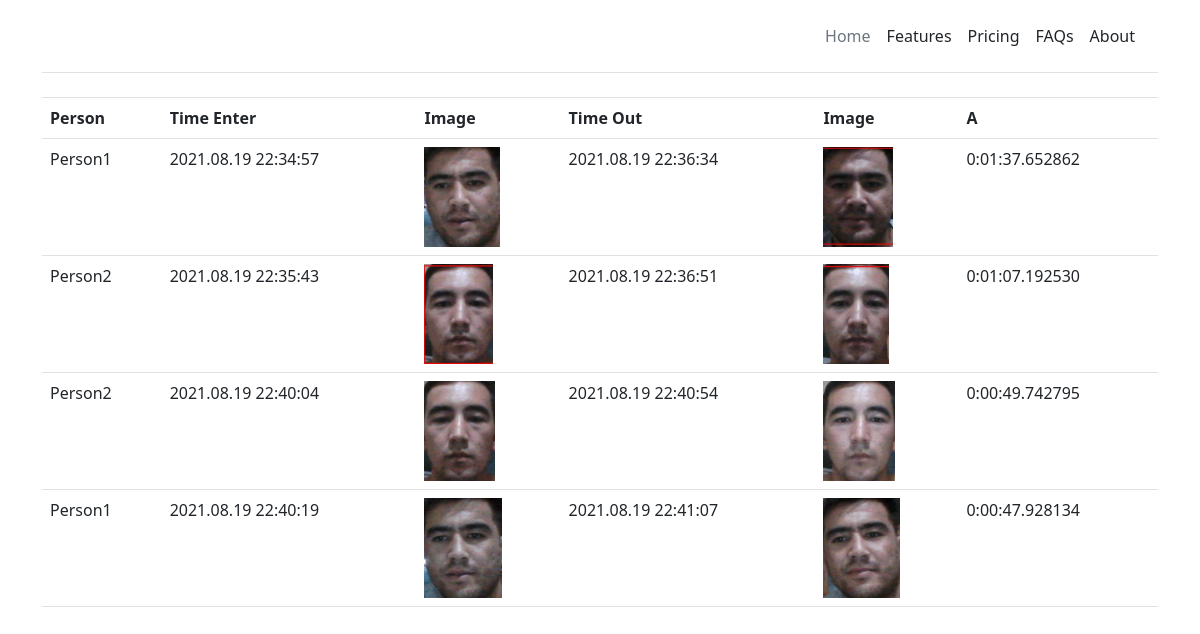
Before: / with the older database file.
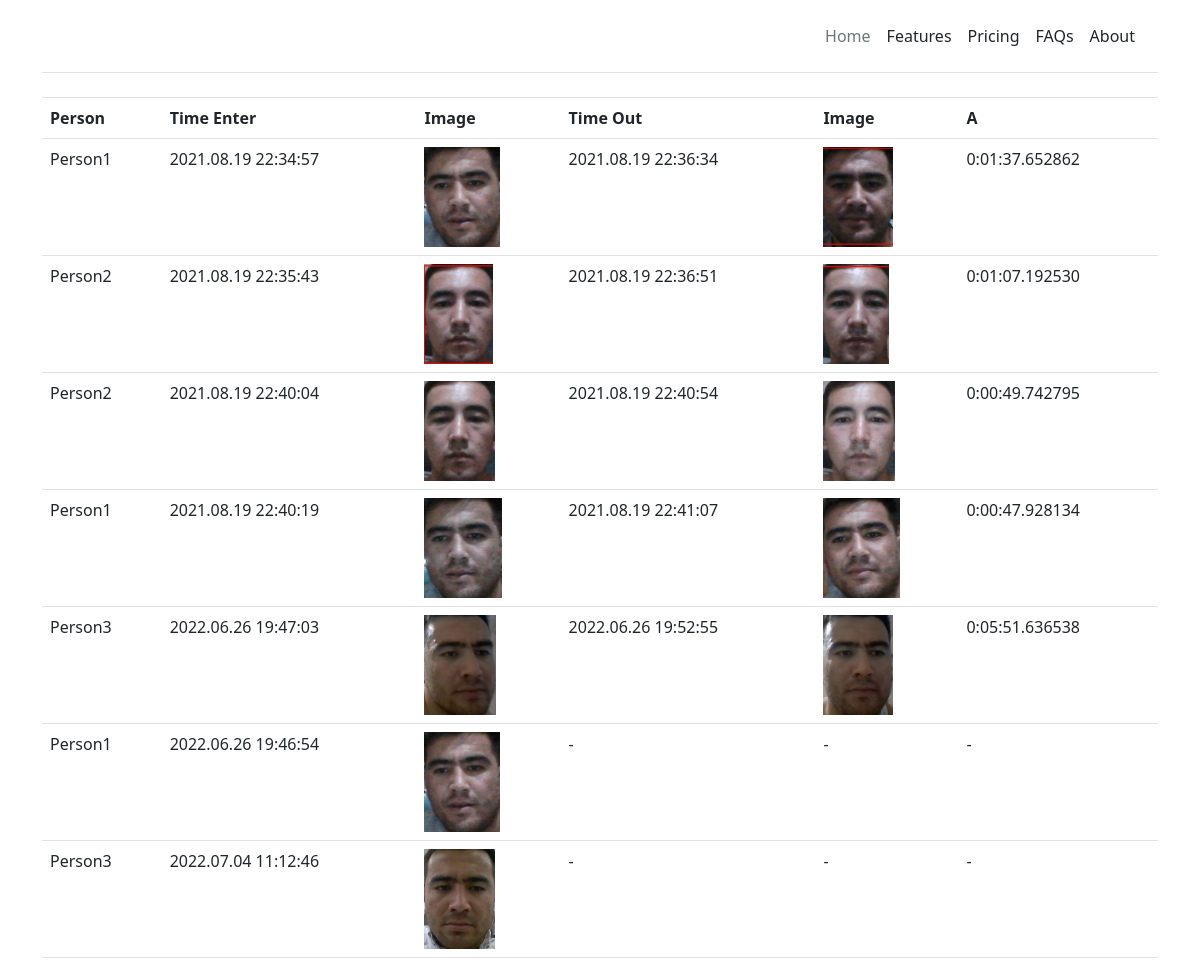
After: the same page with the newer database file.
### face_detect/models.py (models this page shows)
class Vaqti(models.Model):
    PesonId     = models.ForeignKey(Person, on_delete=models.CASCADE,null=True)
    Input_per    = models.ImageField(upload_to="kunlik/",null=True)
    Output_per    = models.ImageField(upload_to="kunlik/",null=True)
    Vaqti_in    = models.DateTimeField(null=True)
    Vaqti_out   = models.DateTimeField(null=True)
    def timeIn(self):
        return self.Vaqti_in.strftime("%Y.%m.%d %H:%M:%S")
    def timeOut(self):
        return self.Vaqti_out.strftime("%Y.%m.%d %H:%M:%S")
    def A(self):
        return  self.Vaqti_out-self.Vaqti_in

class Person(models.Model):
    Ism         = models.CharField(max_length=150)
    def __str__(self):
        return self.Ism

### face_detect/views.py (the view)
# urls.py: 2. Add a URL to urlpatterns:  path('', views.home, name='home')
def home(request):
    Xisobot = Vaqti.objects.all()
    print(Xisobot, "dfsd")
    return render(request, 'face_detect/home.html',{'Xisobot':Xisobot})

### templates/face_detect/home.html (shortened to what this page needs)
<!DOCTYPE html>
{% load static %}
<html lang="en">
<head>
    <head>
<link href="/docs/5.1/dist/css/bootstrap.min.css" rel="stylesheet">
<link href="https://cdn.jsdelivr.net/npm/bootstrap@5.1.0/dist/css/bootstrap.min.css" rel="stylesheet">
</head>
<body>
 <div class="container">
    <header class="d-flex flex-wrap align-items-center justify-content-center justify-content-md-between py-3 mb-4 border-bottom">
      <a href="/" class="d-flex align-items-center col-md-3 mb-2 mb-md-0 text-dark text-decoration-none">
        <svg class="bi me-2" width="40" height="32" role="img" aria-label="Bootstrap"><use xlink:href="#bootstrap"/></svg>
      </a>
      <ul class="nav col-12 col-md-auto mb-2 justify-content-center mb-md-0">
        <li><a href="#" class="nav-link px-2 link-secondary">Home</a></li>
        <li><a href="#" class="nav-link px-2 link-dark">Features</a></li>
        <li><a href="#" class="nav-link px-2 link-dark">Pricing</a></li>
        <li><a href="#" class="nav-link px-2 link-dark">FAQs</a></li>
        <li><a href="#" class="nav-link px-2 link-dark">About</a></li>
      </ul>
    </header>
  </div>
<div class="container">
 <table class="table">
     <tr>
         <th>Person</th>
         <th>Time Enter</th>
         <th>Image</th>
         <th>Time Out</th>
         <th>Image</th>
         <th>A</th>
     </tr>
     {% for i in Xisobot %}
     <tr>
         <td>{{ i.PesonId}}</td>
          <td>{{ i.timeIn  }}</td>
         <td><img src="{{i.Input_per}}" height="100"> </td>
         {% if i.Output_per != Null %}
         <td>{{ i.timeOut }}</td>
         <td><img src="{{i.Output_per}}" height="100"> </td>
         <td>{{i.A}}</td>
         {% else %}
         <td>-</td>
         <td>- </td>
         <td>-</td>
         {% endif%}
     </tr>
     {% endfor %}
 </table>
</div>
</body>
</html>

Changed rows visible on the page:
added Vaqti: PesonId "Person3", timeIn "2022.06.26 19:47:03", Input_per (picture), timeOut "2022.06.26 19:52:55", Output_per (picture), A "0:05:51.636538"
added Vaqti: PesonId "Person1", timeIn "2022.06.26 19:46:54", Input_per (picture)
added Vaqti: PesonId "Person3", timeIn "2022.07.04 11:12:46", Input_per (picture)
